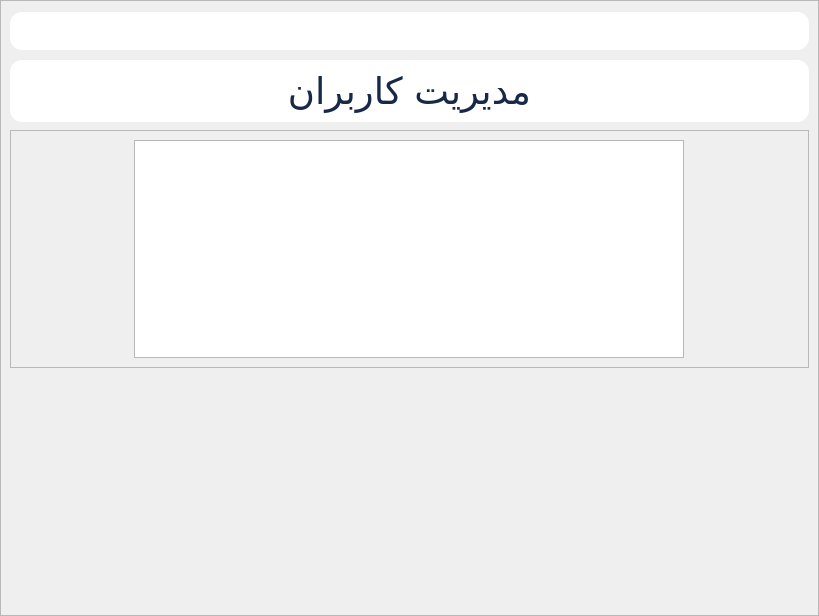
<?xml version="1.0" encoding="UTF-8"?>
<ui version="4.0">
 <class>Users</class>
 <widget class="QMainWindow" name="Users">
  <property name="geometry">
   <rect>
    <x>0</x>
    <y>0</y>
    <width>819</width>
    <height>616</height>
   </rect>
  </property>
  <property name="windowTitle">
   <string>مدیریت کاربران</string>
  </property>
  <property name="windowIcon">
   <iconset resource="Resources.qrc">
    <normaloff>:/images/logo.svg</normaloff>:/images/logo.svg</iconset>
  </property>
  <property name="styleSheet">
   <string notr="true">#header_wrapper, #back_btn_wrapper{
	background-color: white;
	border-radius: 12px;
	margin: 2px 0;
}</string>
  </property>
  <widget class="QWidget" name="centralwidget">
   <property name="styleSheet">
    <string notr="true">#Login{
	background-color: #f2f2f2;
}
#section_center{
    background-color: white;
	border-radius: 12px;
	margin-top: 20px;
}

#back_btn{
	background-color: transparent;
	border: none;
}

#title{
	color: #182848;
}

#icon_wrapper{
	background-color: #182848;
	border-radius: 50px;
}
#icon{
	margin: 0 -10px 0 5px;
}

#form{
	background-color: ;
}
#un_wrapper, #pw_wrapper, #email_wrapper{
	background-color: ;
}
#un_input, #pw_input, #email_input{
	height: 45px;
	border: 1px solid #d6d6d6;
	outline: none;
	background-color: ;
	color: #182848;
	border-radius: 6px;
	text-align: right;
}
#pw_input{
	border: none;
}
#pw_vis_wrapper{
	border: 1px solid #d6d6d6;
	border-radius: 6px;
}
#un_label, #pw_label, #email_label{
	color: #818181;
}
#pw_visibility_btn{
	border: none;
	background-color: transparent;
}
#un_label, #pw_label{
	color: #818181;
}
#submit_btn{
	border: none;
	background-color: qlineargradient(x1:0, y1:0, x2:1, y2:1,
                stop:1 #182848, stop: 0.2 #4b6cb7, stop:1 #182848);
	border-radius: 10px;
	color: white;
}
#submit_btn:hover{
	background-color: qlineargradient(x1:0, y1:0, x2:1, y2:1,
                stop:1 #4b6cb7, stop: 0.2 #182848, stop:1 #4b6cb7);
}

</string>
   </property>
   <layout class="QVBoxLayout" name="verticalLayout">
    <property name="leftMargin">
     <number>0</number>
    </property>
    <property name="topMargin">
     <number>0</number>
    </property>
    <property name="rightMargin">
     <number>0</number>
    </property>
    <property name="bottomMargin">
     <number>0</number>
    </property>
    <item>
     <widget class="QScrollArea" name="scrollArea">
      <property name="widgetResizable">
       <bool>true</bool>
      </property>
      <widget class="QWidget" name="container">
       <property name="geometry">
        <rect>
         <x>0</x>
         <y>0</y>
         <width>817</width>
         <height>614</height>
        </rect>
       </property>
       <layout class="QVBoxLayout" name="verticalLayout_2">
        <item>
         <widget class="QFrame" name="back_btn_wrapper">
          <property name="frameShape">
           <enum>QFrame::StyledPanel</enum>
          </property>
          <property name="frameShadow">
           <enum>QFrame::Raised</enum>
          </property>
          <layout class="QHBoxLayout" name="horizontalLayout">
           <item>
            <spacer name="horizontalSpacer">
             <property name="orientation">
              <enum>Qt::Horizontal</enum>
             </property>
             <property name="sizeHint" stdset="0">
              <size>
               <width>40</width>
               <height>20</height>
              </size>
             </property>
            </spacer>
           </item>
           <item>
            <widget class="QPushButton" name="back_btn">
             <property name="maximumSize">
              <size>
               <width>40</width>
               <height>40</height>
              </size>
             </property>
             <property name="cursor">
              <cursorShape>PointingHandCursor</cursorShape>
             </property>
             <property name="toolTip">
              <string>&lt;html&gt;&lt;head/&gt;&lt;body&gt;&lt;p&gt;Back Home&lt;/p&gt;&lt;/body&gt;&lt;/html&gt;</string>
             </property>
             <property name="text">
              <string/>
             </property>
             <property name="icon">
              <iconset resource="Resources.qrc">
               <normaloff>:/images/back-color.png</normaloff>:/images/back-color.png</iconset>
             </property>
             <property name="iconSize">
              <size>
               <width>35</width>
               <height>35</height>
              </size>
             </property>
            </widget>
           </item>
          </layout>
         </widget>
        </item>
        <item>
         <widget class="QFrame" name="header_wrapper">
          <property name="frameShape">
           <enum>QFrame::StyledPanel</enum>
          </property>
          <property name="frameShadow">
           <enum>QFrame::Raised</enum>
          </property>
          <layout class="QHBoxLayout" name="horizontalLayout_3">
           <item>
            <spacer name="horizontalSpacer_4">
             <property name="orientation">
              <enum>Qt::Horizontal</enum>
             </property>
             <property name="sizeHint" stdset="0">
              <size>
               <width>273</width>
               <height>20</height>
              </size>
             </property>
            </spacer>
           </item>
           <item>
            <widget class="QLabel" name="title">
             <property name="font">
              <font>
               <family>B Yekan</family>
               <pointsize>28</pointsize>
              </font>
             </property>
             <property name="text">
              <string>مدیریت کاربران</string>
             </property>
            </widget>
           </item>
           <item>
            <spacer name="horizontalSpacer_3">
             <property name="orientation">
              <enum>Qt::Horizontal</enum>
             </property>
             <property name="sizeHint" stdset="0">
              <size>
               <width>273</width>
               <height>20</height>
              </size>
             </property>
            </spacer>
           </item>
          </layout>
         </widget>
        </item>
        <item>
         <widget class="QFrame" name="frame">
          <property name="frameShape">
           <enum>QFrame::StyledPanel</enum>
          </property>
          <property name="frameShadow">
           <enum>QFrame::Raised</enum>
          </property>
          <layout class="QHBoxLayout" name="horizontalLayout_2">
           <item>
            <widget class="QTableWidget" name="users_table">
             <property name="maximumSize">
              <size>
               <width>550</width>
               <height>16777215</height>
              </size>
             </property>
             <property name="font">
              <font>
               <family>B Yekan</family>
               <pointsize>12</pointsize>
              </font>
             </property>
             <property name="styleSheet">
              <string notr="true"/>
             </property>
             <property name="editTriggers">
              <set>QAbstractItemView::NoEditTriggers</set>
             </property>
             <attribute name="horizontalHeaderMinimumSectionSize">
              <number>45</number>
             </attribute>
            </widget>
           </item>
          </layout>
         </widget>
        </item>
        <item>
         <spacer name="verticalSpacer">
          <property name="orientation">
           <enum>Qt::Vertical</enum>
          </property>
          <property name="sizeHint" stdset="0">
           <size>
            <width>20</width>
            <height>40</height>
           </size>
          </property>
         </spacer>
        </item>
       </layout>
      </widget>
     </widget>
    </item>
   </layout>
  </widget>
 </widget>
 <resources>
  <include location="Resources.qrc"/>
 </resources>
 <connections/>
</ui>
